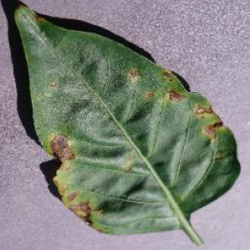
#> input picture test_transformation.jpg, 250 x 250 px
$ python -i Augmentation.py   (imports and definitions only)
#> lines starting #> are read from the running program, lines starting #| are printed output that depends on the picture
import os
import numpy as np
import imutils
import cv2
import matplotlib.pyplot as plt
import argparse
import shutil
from tqdm import tqdm
from copy import deepcopy

SAVING_PATH = ""


class ImageAugmentation:
    # [4 lines left out: function load_image, not called in this run]

    @staticmethod
    def save_image(image, method_name, custom_path=None, image_name=None):
        """
        After applying any augmentation method, save_image is called
        to save the augmented image as a copy of the original one
        """
        # This block is used if a folder is provided as a path argument
        if custom_path:
            custom_path += f"/{image_name.split('.')[0]}_{method_name}.JPG"
            if not os.path.exists(custom_path):
                cv2.imwrite(custom_path, image)
        # This block is used if the path points to an image
        else:
            save_path = SAVING_PATH.split("/")[:-1]
            image_name = SAVING_PATH.split("/")[-1].split(".")[0]
            destination_folder = "augmented_directory/" \
                + "/".join(save_path[1:])
            if not os.path.isdir(destination_folder):
                os.makedirs(destination_folder)
            final_path = f"{destination_folder}/{image_name}_{method_name}.JPG"
            if not os.path.exists(final_path):
                cv2.imwrite(final_path, image)

    @staticmethod
    def rotate(image, angle=45, save_image=True):
        """
        Rotate image counter clock-wise to 'angle' value
        """
        image = imutils.rotate(image, angle)
        if save_image:
            ImageAugmentation.save_image(image, "rotate")
        return image

    # [242 lines left out: functions gaussian_blur, contrast, reflection, scaling, shear, apply_augmentation_techniques and 3 more, not called in this run]


# [27 lines not run here, left out]

>>> import cv2
>>> picture = cv2.imread('test_transformation.jpg')
#> picture is the input picture: shape (250, 250, 3); mean B, G, R 124.2, 132.3, 127.7
>>> result = ImageAugmentation().rotate(picture)
#> in rotate, `image = imutils.rotate(image, angle)`:
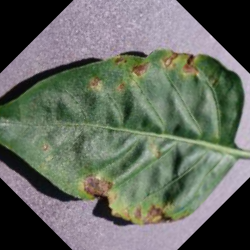
#> image: shape (250, 250, 3); mean of channels 0, 1, 2 96.9, 106.9, 101; drawn as B, G, R
